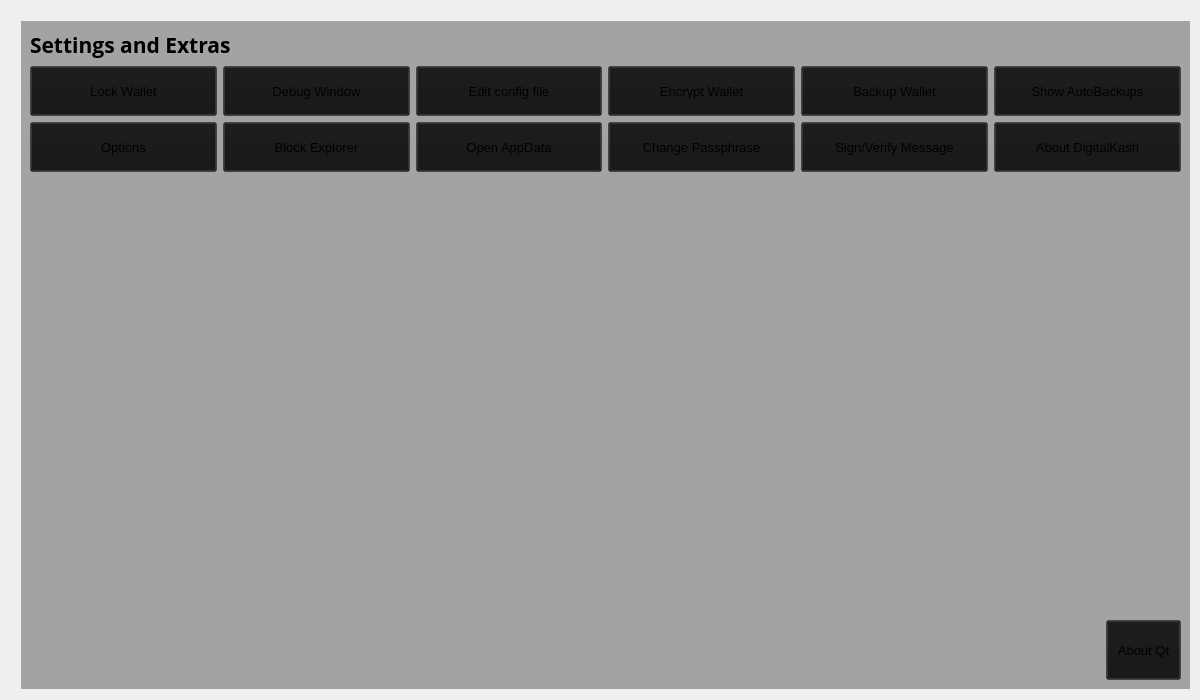
<?xml version="1.0" encoding="UTF-8"?>
<ui version="4.0">
 <class>SettingsPage</class>
 <widget class="QWidget" name="SettingsPage">
  <property name="windowModality">
   <enum>Qt::NonModal</enum>
  </property>
  <property name="enabled">
   <bool>true</bool>
  </property>
  <property name="geometry">
   <rect>
    <x>0</x>
    <y>0</y>
    <width>1200</width>
    <height>700</height>
   </rect>
  </property>
  <property name="sizePolicy">
   <sizepolicy hsizetype="Expanding" vsizetype="Expanding">
    <horstretch>0</horstretch>
    <verstretch>0</verstretch>
   </sizepolicy>
  </property>
  <property name="minimumSize">
   <size>
    <width>0</width>
    <height>0</height>
   </size>
  </property>
  <property name="acceptDrops">
   <bool>false</bool>
  </property>
  <property name="windowTitle">
   <string>Form</string>
  </property>
  <property name="styleSheet">
   <string notr="true"/>
  </property>
  <layout class="QGridLayout">
   <property name="sizeConstraint">
    <enum>QLayout::SetMaximumSize</enum>
   </property>
   <property name="leftMargin">
    <number>21</number>
   </property>
   <property name="topMargin">
    <number>21</number>
   </property>
   <property name="rightMargin">
    <number>10</number>
   </property>
   <item row="1" column="0">
    <widget class="QWidget" name="widget" native="true">
     <property name="sizePolicy">
      <sizepolicy hsizetype="Expanding" vsizetype="Expanding">
       <horstretch>0</horstretch>
       <verstretch>0</verstretch>
      </sizepolicy>
     </property>
     <property name="styleSheet">
      <string notr="true">background: transparent;
background-color: rgb(20, 20, 20, 0.35);
</string>
     </property>
     <layout class="QGridLayout" name="gridLayout01">
      <item row="2" column="0">
       <layout class="QHBoxLayout" name="horizontalLayout_3">
        <item>
         <widget class="QPushButton" name="options">
          <property name="minimumSize">
           <size>
            <width>0</width>
            <height>50</height>
           </size>
          </property>
          <property name="font">
           <font>
            <pointsize>10</pointsize>
           </font>
          </property>
          <property name="text">
           <string>Options</string>
          </property>
         </widget>
        </item>
        <item>
         <widget class="QPushButton" name="blockexplorer">
          <property name="minimumSize">
           <size>
            <width>0</width>
            <height>50</height>
           </size>
          </property>
          <property name="font">
           <font>
            <pointsize>10</pointsize>
           </font>
          </property>
          <property name="text">
           <string>Block Explorer</string>
          </property>
         </widget>
        </item>
        <item>
         <widget class="QPushButton" name="open_datafolder">
          <property name="minimumSize">
           <size>
            <width>0</width>
            <height>50</height>
           </size>
          </property>
          <property name="font">
           <font>
            <pointsize>10</pointsize>
           </font>
          </property>
          <property name="text">
           <string>Open AppData</string>
          </property>
         </widget>
        </item>
        <item>
         <widget class="QPushButton" name="changepassphrase">
          <property name="minimumSize">
           <size>
            <width>0</width>
            <height>50</height>
           </size>
          </property>
          <property name="font">
           <font>
            <pointsize>10</pointsize>
           </font>
          </property>
          <property name="text">
           <string>Change Passphrase</string>
          </property>
         </widget>
        </item>
        <item>
         <widget class="QPushButton" name="signmesage">
          <property name="minimumSize">
           <size>
            <width>0</width>
            <height>50</height>
           </size>
          </property>
          <property name="font">
           <font>
            <pointsize>10</pointsize>
           </font>
          </property>
          <property name="text">
           <string>Sign/Verify Message</string>
          </property>
         </widget>
        </item>
        <item>
         <widget class="QPushButton" name="aboutcoin">
          <property name="minimumSize">
           <size>
            <width>0</width>
            <height>50</height>
           </size>
          </property>
          <property name="font">
           <font>
            <pointsize>10</pointsize>
           </font>
          </property>
          <property name="text">
           <string>About DigitalKash</string>
          </property>
         </widget>
        </item>
       </layout>
      </item>
      <item row="6" column="0">
       <layout class="QHBoxLayout" name="horizontalLayout_5">
        <property name="bottomMargin">
         <number>0</number>
        </property>
        <item>
         <spacer name="horizontalSpacer">
          <property name="orientation">
           <enum>Qt::Horizontal</enum>
          </property>
          <property name="sizeHint" stdset="0">
           <size>
            <width>40</width>
            <height>20</height>
           </size>
          </property>
         </spacer>
        </item>
        <item>
         <widget class="QPushButton" name="aboutqt">
          <property name="minimumSize">
           <size>
            <width>60</width>
            <height>60</height>
           </size>
          </property>
          <property name="maximumSize">
           <size>
            <width>75</width>
            <height>16777215</height>
           </size>
          </property>
          <property name="font">
           <font>
            <pointsize>10</pointsize>
           </font>
          </property>
          <property name="text">
           <string>About Qt</string>
          </property>
         </widget>
        </item>
       </layout>
      </item>
      <item row="0" column="0">
       <layout class="QHBoxLayout" name="horizontalLayout_4">
        <property name="spacing">
         <number>7</number>
        </property>
        <item>
         <widget class="QLabel" name="label_5">
          <property name="font">
           <font>
            <family>Open Sans,sans-serif</family>
            <pointsize>16</pointsize>
            <weight>75</weight>
            <bold>true</bold>
           </font>
          </property>
          <property name="styleSheet">
           <string notr="true">background: transparent;</string>
          </property>
          <property name="text">
           <string>Settings and Extras</string>
          </property>
         </widget>
        </item>
        <item>
         <spacer name="horizontalSpacer_2">
          <property name="orientation">
           <enum>Qt::Horizontal</enum>
          </property>
          <property name="sizeHint" stdset="0">
           <size>
            <width>40</width>
            <height>20</height>
           </size>
          </property>
         </spacer>
        </item>
       </layout>
      </item>
      <item row="1" column="0">
       <layout class="QHBoxLayout" name="horizontalLayout_2">
        <item>
         <widget class="QPushButton" name="lockwallet">
          <property name="minimumSize">
           <size>
            <width>0</width>
            <height>50</height>
           </size>
          </property>
          <property name="font">
           <font>
            <pointsize>10</pointsize>
           </font>
          </property>
          <property name="text">
           <string>Lock Wallet</string>
          </property>
         </widget>
        </item>
        <item>
         <widget class="QPushButton" name="debugwindow">
          <property name="minimumSize">
           <size>
            <width>0</width>
            <height>50</height>
           </size>
          </property>
          <property name="font">
           <font>
            <pointsize>10</pointsize>
           </font>
          </property>
          <property name="text">
           <string>Debug Window</string>
          </property>
         </widget>
        </item>
        <item>
         <widget class="QPushButton" name="editconf">
          <property name="minimumSize">
           <size>
            <width>0</width>
            <height>50</height>
           </size>
          </property>
          <property name="font">
           <font>
            <pointsize>10</pointsize>
           </font>
          </property>
          <property name="text">
           <string>Edit config file</string>
          </property>
         </widget>
        </item>
        <item>
         <widget class="QPushButton" name="encryptwallet">
          <property name="minimumSize">
           <size>
            <width>0</width>
            <height>50</height>
           </size>
          </property>
          <property name="font">
           <font>
            <pointsize>10</pointsize>
           </font>
          </property>
          <property name="text">
           <string>Encrypt Wallet</string>
          </property>
         </widget>
        </item>
        <item>
         <widget class="QPushButton" name="backupwallet">
          <property name="minimumSize">
           <size>
            <width>0</width>
            <height>50</height>
           </size>
          </property>
          <property name="font">
           <font>
            <pointsize>10</pointsize>
           </font>
          </property>
          <property name="text">
           <string>Backup Wallet</string>
          </property>
         </widget>
        </item>
        <item>
         <widget class="QPushButton" name="show_autobackups">
          <property name="minimumSize">
           <size>
            <width>0</width>
            <height>50</height>
           </size>
          </property>
          <property name="font">
           <font>
            <pointsize>10</pointsize>
           </font>
          </property>
          <property name="text">
           <string>Show AutoBackups</string>
          </property>
         </widget>
        </item>
       </layout>
      </item>
      <item row="3" column="0">
       <spacer name="verticalSpacer">
        <property name="orientation">
         <enum>Qt::Vertical</enum>
        </property>
        <property name="sizeHint" stdset="0">
         <size>
          <width>20</width>
          <height>40</height>
         </size>
        </property>
       </spacer>
      </item>
     </layout>
    </widget>
   </item>
  </layout>
 </widget>
 <resources/>
 <connections/>
</ui>
